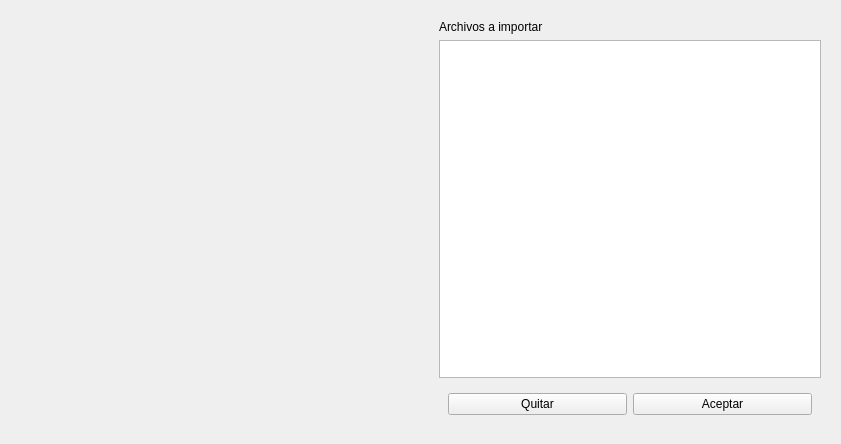
<?xml version="1.0" encoding="UTF-8"?>
<ui version="4.0">
 <class>CustomFileDialogNewLayout</class>
 <widget class="QWidget" name="CustomFileDialogNewLayout">
  <property name="geometry">
   <rect>
    <x>0</x>
    <y>0</y>
    <width>841</width>
    <height>444</height>
   </rect>
  </property>
  <property name="focusPolicy">
   <enum>Qt::StrongFocus</enum>
  </property>
  <property name="windowTitle">
   <string>Form</string>
  </property>
  <layout class="QHBoxLayout" name="horizontalLayout">
   <item>
    <widget class="QWidget" name="widget_dialog" native="true">
     <property name="sizePolicy">
      <sizepolicy hsizetype="Expanding" vsizetype="Expanding">
       <horstretch>0</horstretch>
       <verstretch>0</verstretch>
      </sizepolicy>
     </property>
    </widget>
   </item>
   <item>
    <widget class="QWidget" name="widget" native="true">
     <property name="maximumSize">
      <size>
       <width>400</width>
       <height>16777215</height>
      </size>
     </property>
     <layout class="QVBoxLayout" name="verticalLayout">
      <item>
       <widget class="QLabel" name="label">
        <property name="text">
         <string>Archivos a importar</string>
        </property>
       </widget>
      </item>
      <item>
       <widget class="QListWidget" name="tableWidget">
        <property name="selectionMode">
         <enum>QAbstractItemView::MultiSelection</enum>
        </property>
       </widget>
      </item>
      <item>
       <widget class="QWidget" name="widget_2" native="true">
        <layout class="QHBoxLayout" name="horizontalLayout_2">
         <item>
          <widget class="QPushButton" name="pushButton_quitar">
           <property name="text">
            <string>Quitar</string>
           </property>
          </widget>
         </item>
         <item>
          <widget class="QPushButton" name="pushButton_aceptar">
           <property name="text">
            <string>Aceptar</string>
           </property>
          </widget>
         </item>
        </layout>
       </widget>
      </item>
     </layout>
    </widget>
   </item>
  </layout>
 </widget>
 <resources/>
 <connections/>
</ui>
